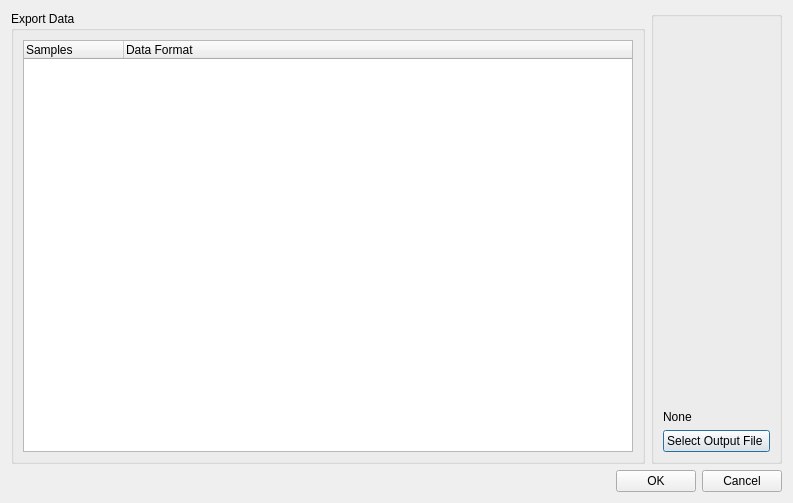
<?xml version="1.0" encoding="UTF-8"?>
<ui version="4.0">
 <class>ConfigDialog</class>
 <widget class="QDialog" name="ConfigDialog">
  <property name="geometry">
   <rect>
    <x>0</x>
    <y>0</y>
    <width>793</width>
    <height>503</height>
   </rect>
  </property>
  <property name="windowTitle">
   <string>Dialog</string>
  </property>
  <layout class="QHBoxLayout" name="horizontalLayout_2">
   <item>
    <layout class="QVBoxLayout" name="verticalLayout">
     <item>
      <layout class="QHBoxLayout" name="horizontalLayout">
       <item>
        <widget class="QGroupBox" name="sampleGroupBox">
         <property name="title">
          <string>Export Data</string>
         </property>
         <layout class="QHBoxLayout" name="horizontalLayout_3">
          <item>
           <widget class="QTreeWidget" name="dataTree">
            <property name="animated">
             <bool>false</bool>
            </property>
            <property name="headerHidden">
             <bool>false</bool>
            </property>
            <property name="columnCount">
             <number>2</number>
            </property>
            <attribute name="headerVisible">
             <bool>true</bool>
            </attribute>
            <column>
             <property name="text">
              <string>Samples</string>
             </property>
            </column>
            <column>
             <property name="text">
              <string>Data Format</string>
             </property>
            </column>
           </widget>
          </item>
         </layout>
        </widget>
       </item>
       <item>
        <widget class="QGroupBox" name="groupBox_4">
         <property name="title">
          <string/>
         </property>
         <layout class="QVBoxLayout" name="verticalLayout_4">
          <item>
           <spacer name="verticalSpacer">
            <property name="orientation">
             <enum>Qt::Vertical</enum>
            </property>
            <property name="sizeHint" stdset="0">
             <size>
              <width>20</width>
              <height>40</height>
             </size>
            </property>
           </spacer>
          </item>
          <item>
           <layout class="QVBoxLayout" name="verticalLayout_6">
            <item>
             <widget class="QLabel" name="fileLabel">
              <property name="text">
               <string>None</string>
              </property>
             </widget>
            </item>
            <item>
             <widget class="QPushButton" name="selectFileButton">
              <property name="text">
               <string>Select Output File </string>
              </property>
             </widget>
            </item>
           </layout>
          </item>
         </layout>
        </widget>
       </item>
      </layout>
     </item>
     <item>
      <layout class="QHBoxLayout" name="horizontalLayout_5">
       <item>
        <spacer name="horizontalSpacer">
         <property name="orientation">
          <enum>Qt::Horizontal</enum>
         </property>
         <property name="sizeHint" stdset="0">
          <size>
           <width>40</width>
           <height>20</height>
          </size>
         </property>
        </spacer>
       </item>
       <item>
        <widget class="QPushButton" name="accept">
         <property name="text">
          <string>OK</string>
         </property>
        </widget>
       </item>
       <item>
        <widget class="QPushButton" name="reject">
         <property name="text">
          <string>Cancel</string>
         </property>
        </widget>
       </item>
      </layout>
     </item>
    </layout>
   </item>
  </layout>
 </widget>
 <resources/>
 <connections/>
</ui>
